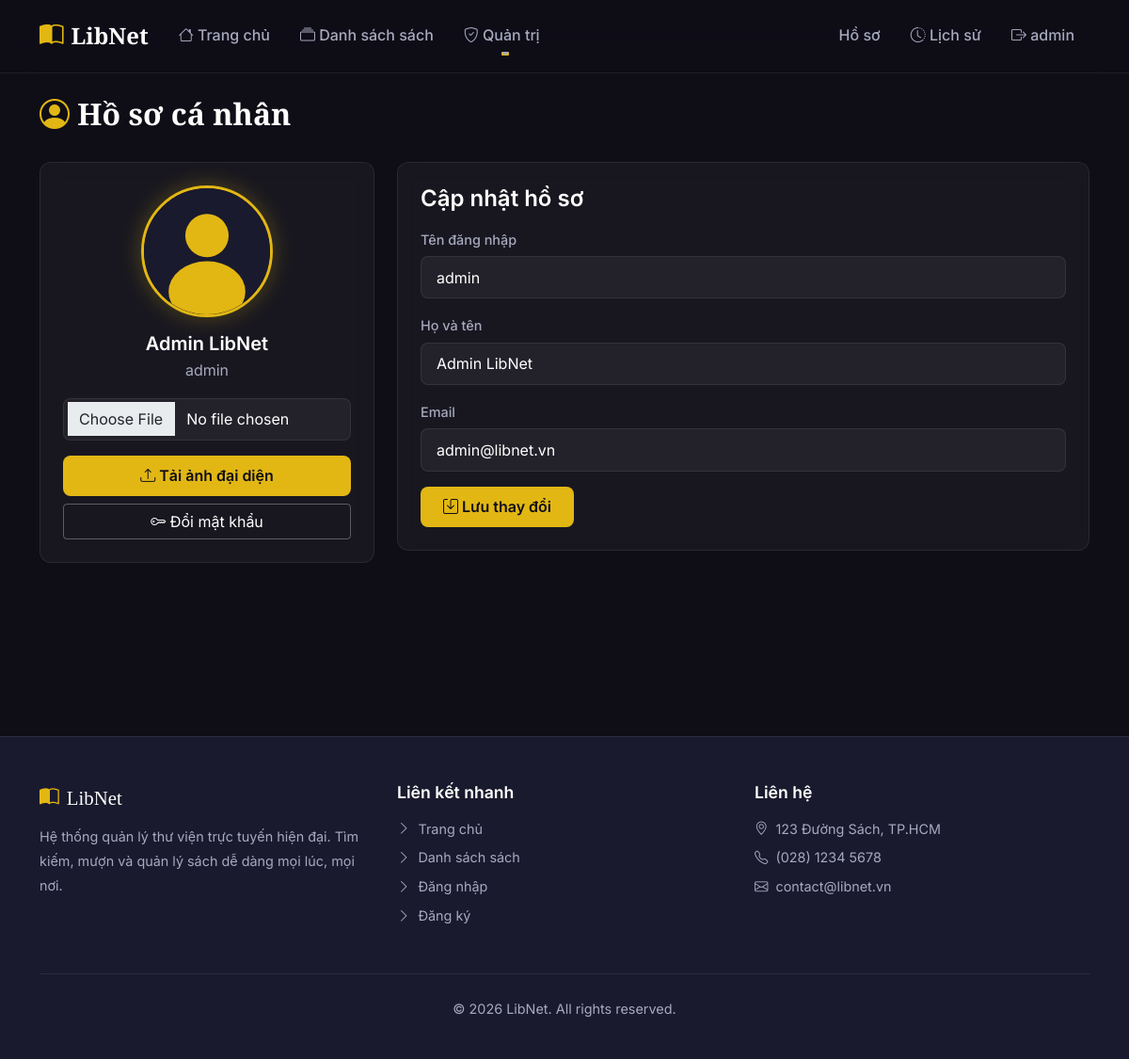
/user/profile (signed in), run on the app's committed database.
### app/models.py (models this page shows)
class User(UserMixin, db.Model):
    id = db.Column(db.Integer, primary_key=True)
    username = db.Column(db.String(150), unique=True, nullable=False)
    password = db.Column(db.String(150), nullable=False) # Will store MD5 hashes (vulnerable)
    role = db.Column(db.String(50), default='user') # 'admin' or 'user'
    avatar = db.Column(db.String(255), default='default.svg')
    full_name = db.Column(db.String(150), nullable=True)
    email = db.Column(db.String(150), nullable=True)

### app/user/routes.py (the view, shortened to what this page needs)
@bp.route('/profile', methods=['GET', 'POST'])
@login_required
def profile():
    return render_template('user/profile.html')

### app/templates/user/profile.html (shortened to what this page needs)
{% extends 'base.html' %}
{% block content %}
<div class="container py-4">
    <div class="section-title">
        <h2><i class="bi bi-person-circle text-accent"></i> Hồ sơ cá nhân</h2>
    </div>
    <div class="row g-4">
        <div class="col-md-4">
            <div class="glass-card p-4 text-center">
                <img src="{{ url_for('static', filename='uploads/avatars/' + current_user.avatar) }}"
                     class="avatar-img mb-3" alt="Avatar"
                     onerror="this.src='{{ url_for('static', filename='uploads/avatars/default.svg') }}'">
                <h5 class="mb-1">{{ current_user.full_name or current_user.username }}</h5>
                <p class="text-secondary mb-3">{{ current_user.role }}</p>
                <form method="POST" enctype="multipart/form-data">
                    <div class="mb-3">
                        <input class="form-control" type="file" name="avatar" accept="image/*">
                    </div>
                    <button type="submit" class="btn btn-accent w-100">
                        <i class="bi bi-upload"></i> Tải ảnh đại diện
                    </button>
                </form>
                <a href="{{ url_for('user.change_password') }}" class="btn btn-outline-light w-100 mt-2">
                    <i class="bi bi-key"></i> Đổi mật khẩu
                </a>
            </div>
        </div>
        <div class="col-md-8">
            <div class="glass-card p-4">
                <h4 class="mb-3">Cập nhật hồ sơ</h4>
                <form method="POST">
                    <div class="mb-3">
                        <label class="form-label">Tên đăng nhập</label>
                        <input type="text" name="username" class="form-control" value="{{ current_user.username }}" required>
                    </div>
                    <div class="mb-3">
                        <label class="form-label">Họ và tên</label>
                        <input type="text" name="full_name" class="form-control" value="{{ current_user.full_name or '' }}">
                    </div>
                    <div class="mb-3">
                        <label class="form-label">Email</label>
                        <input type="email" name="email" class="form-control" value="{{ current_user.email or '' }}">
                    </div>
                    <button type="submit" class="btn btn-accent">
                        <i class="bi bi-save"></i> Lưu thay đổi
                    </button>
                </form>
            </div>
        </div>
    </div>
</div>
{% endblock %}

### app/templates/base.html (shortened to what this page needs)
<!DOCTYPE html>
<html lang="vi">
<head>
    <link href="https://cdn.jsdelivr.net/npm/bootstrap@5.1.3/dist/css/bootstrap.min.css" rel="stylesheet">
    <link href="https://cdn.jsdelivr.net/npm/bootstrap-icons@1.10.0/font/bootstrap-icons.css" rel="stylesheet">
    <link href="{{ url_for('static', filename='css/style.css') }}" rel="stylesheet">
</head>
<body>
    <nav class="navbar navbar-expand-lg navbar-custom">
        <div class="container">
            <a class="navbar-brand" href="{{ url_for('main.index') }}">
                <i class="bi bi-book-half"></i> LibNet
            </a>
            <div class="collapse navbar-collapse" id="navMain">
                <ul class="navbar-nav me-auto">
                    <li class="nav-item">
                        <a class="nav-link" href="{{ url_for('main.index') }}">
                            <i class="bi bi-house"></i> Trang chủ
                        </a>
                    </li>
                    <li class="nav-item">
                        <a class="nav-link" href="{{ url_for('main.books') }}">
                            <i class="bi bi-collection"></i> Danh sách sách
                        </a>
                    </li>
                    {% if current_user.is_authenticated and current_user.role == 'admin' %}
                    <li class="nav-item dropdown">
                        <a class="nav-link dropdown-toggle" href="#" id="adminDropdown" role="button" data-bs-toggle="dropdown">
                            <i class="bi bi-shield-check"></i> Quản trị
                        </a>
                    </li>
                    {% endif %}
                </ul>
                <ul class="navbar-nav ms-auto">
                    {% if current_user.is_authenticated %}
                    <li class="nav-item">
                        <a class="nav-link" href="{{ url_for('user.profile') }}">
                            Hồ sơ
                        </a>
                    </li>
                    <li class="nav-item">
                        <a class="nav-link" href="{{ url_for('user.borrow_history') }}">
                            <i class="bi bi-clock-history"></i> Lịch sử
                        </a>
                    </li>
                    <li class="nav-item">
                        <a class="nav-link" href="{{ url_for('auth.logout') }}">
                            <i class="bi bi-box-arrow-right"></i> {{ current_user.username }}
                        </a>
                    </li>
                    {% endif %}
                </ul>
            </div>
        </div>
    </nav>
    <main class="main-content">
        {% block content %}{% endblock %}
    </main>
    <footer class="footer">
        <div class="container">
            <div class="row">
                <div class="col-lg-4 col-md-6 mb-4 mb-lg-0">
                    <div class="footer-brand">
                        <i class="bi bi-book-half"></i> LibNet
                    </div>
                    <p>Hệ thống quản lý thư viện trực tuyến hiện đại. Tìm kiếm, mượn và quản lý sách dễ dàng mọi lúc, mọi nơi.</p>
                </div>
                <div class="col-lg-4 col-md-6 mb-4 mb-lg-0">
                    <h5>Liên kết nhanh</h5>
                    <ul class="footer-links">
                        <li><a href="{{ url_for('main.index') }}"><i class="bi bi-chevron-right"></i> Trang chủ</a></li>
                        <li><a href="{{ url_for('main.books') }}"><i class="bi bi-chevron-right"></i> Danh sách sách</a></li>
                        <li><a href="{{ url_for('auth.login') }}"><i class="bi bi-chevron-right"></i> Đăng nhập</a></li>
                        <li><a href="{{ url_for('auth.register') }}"><i class="bi bi-chevron-right"></i> Đăng ký</a></li>
                    </ul>
                </div>
                <div class="col-lg-4 col-md-6">
                    <h5>Liên hệ</h5>
                    <ul class="footer-links">
                        <li><a href="#"><i class="bi bi-geo-alt"></i> 123 Đường Sách, TP.HCM</a></li>
                        <li><a href="#"><i class="bi bi-telephone"></i> (028) 1234 5678</a></li>
                        <li><a href="#"><i class="bi bi-envelope"></i> contact@libnet.vn</a></li>
                    </ul>
                </div>
            </div>
            <div class="footer-bottom">
                <p>&copy; 2026 LibNet. All rights reserved.</p>
            </div>
        </div>
    </footer>
</body>
</html>

### app/static/css/style.css (style rules this page uses)
:root { --bg-primary: #0f0e17; --bg-secondary: #1a1a2e; --bg-tertiary: #16213e; --bg-card: rgba(255, 255, 255, 0.04); --bg-card-hover: rgba(255, 255, 255, 0.08); --text-primary: #fffffe; --text-secondary: #a7a9be; --accent: #e2b714; --accent-hover: #f0c838; --accent-glow: rgba(226, 183, 20, 0.3); --success: #2cb67d; --danger: #e74c3c; --info: #3498db; --warning: #f39c12; --border-color: rgba(255, 255, 255, 0.08); --border-glow: rgba(255, 255, 255, 0.15); --radius-sm: 8px; --radius-md: 12px; --radius-lg: 16px; --radius-xl: 24px; --shadow: 0 8px 32px rgba(0, 0, 0, 0.3); --shadow-hover: 0 12px 40px rgba(0, 0, 0, 0.5); --transition: all 0.3s cubic-bezier(0.4, 0, 0.2, 1); --font-body: 'Inter', -apple-system, BlinkMacSystemFont, sans-serif; --font-heading: 'Playfair Display', Georgia, serif; }
* { margin: 0; padding: 0; box-sizing: border-box; }
html { scroll-behavior: smooth; }
body { font-family: var(--font-body); background: var(--bg-primary); color: var(--text-primary); line-height: 1.6; min-height: 100vh; overflow-x: hidden; }
h1, h2, h3 { font-family: var(--font-heading); font-weight: 700; }
h4, h5, h6 { font-family: var(--font-body); font-weight: 600; }
a { color: var(--accent); text-decoration: none; transition: var(--transition); }
.navbar-custom { background: rgba(15, 14, 23, 0.85); backdrop-filter: blur(20px); -webkit-backdrop-filter: blur(20px); border-bottom: 1px solid var(--border-color); padding: 0.8rem 0; position: sticky; top: 0; z-index: 1030; transition: var(--transition); }
.navbar-custom .navbar-brand { font-family: var(--font-heading); font-weight: 700; font-size: 1.5rem; color: var(--text-primary) !important; display: flex; align-items: center; gap: 0.5rem; }
.navbar-custom .navbar-brand i { color: var(--accent); font-size: 1.6rem; }
.navbar-custom .nav-link { color: var(--text-secondary) !important; font-weight: 500; padding: 0.5rem 1rem !important; border-radius: var(--radius-sm); transition: var(--transition); position: relative; }
.navbar-custom .nav-link::after { content: ''; position: absolute; bottom: 0; left: 50%; transform: translateX(-50%); width: 0; height: 2px; background: var(--accent); transition: var(--transition); border-radius: 1px; }
.main-content { min-height: calc(100vh - 160px); padding-bottom: 3rem; }
.glass-card { background: var(--bg-card); border: 1px solid var(--border-color); border-radius: var(--radius-md); backdrop-filter: blur(10px); -webkit-backdrop-filter: blur(10px); padding: 1.5rem; transition: var(--transition); }
.form-control, .form-select { background: rgba(255, 255, 255, 0.05); border: 1px solid var(--border-color); color: var(--text-primary); border-radius: var(--radius-sm); padding: 0.6rem 1rem; transition: var(--transition); }
.form-control::placeholder { color: var(--text-secondary); opacity: 0.6; }
.form-label { color: var(--text-secondary); font-weight: 500; font-size: 0.9rem; margin-bottom: 0.4rem; }
.btn-accent { background: var(--accent); color: var(--bg-primary); border: none; font-weight: 600; border-radius: var(--radius-sm); padding: 0.6rem 1.5rem; transition: var(--transition); }
.btn-outline-light { border-color: rgba(255,255,255,0.3); color: var(--text-primary); }
.avatar-img { width: 140px; height: 140px; object-fit: cover; border-radius: 50%; border: 3px solid var(--accent); box-shadow: 0 0 25px var(--accent-glow); }
.footer { background: var(--bg-secondary); border-top: 1px solid var(--border-color); padding: 3rem 0 1.5rem; margin-top: 4rem; }
.footer h5 { color: var(--text-primary); margin-bottom: 1rem; font-size: 1.1rem; }
.footer p, .footer a { color: var(--text-secondary); font-size: 0.9rem; line-height: 1.8; }
.footer-links { list-style: none; padding: 0; }
.footer-links li { margin-bottom: 0.3rem; }
.footer-links a { display: flex; align-items: center; gap: 0.5rem; }
.footer-bottom { border-top: 1px solid var(--border-color); padding-top: 1.5rem; margin-top: 2rem; text-align: center; color: var(--text-secondary); font-size: 0.85rem; }
.footer-brand { font-family: var(--font-heading); font-size: 1.3rem; color: var(--text-primary); display: flex; align-items: center; gap: 0.5rem; margin-bottom: 0.75rem; }
.footer-brand i { color: var(--accent); }
.section-title { display: flex; align-items: center; gap: 0.75rem; margin-bottom: 2rem; }
.section-title h2 { margin-bottom: 0; }
.text-accent { color: var(--accent) !important; }
.text-secondary { color: var(--text-secondary) !important; }

### data on the page
User: username "admin", full_name "Admin LibNet", role "admin", email "admin@libnet.vn"
